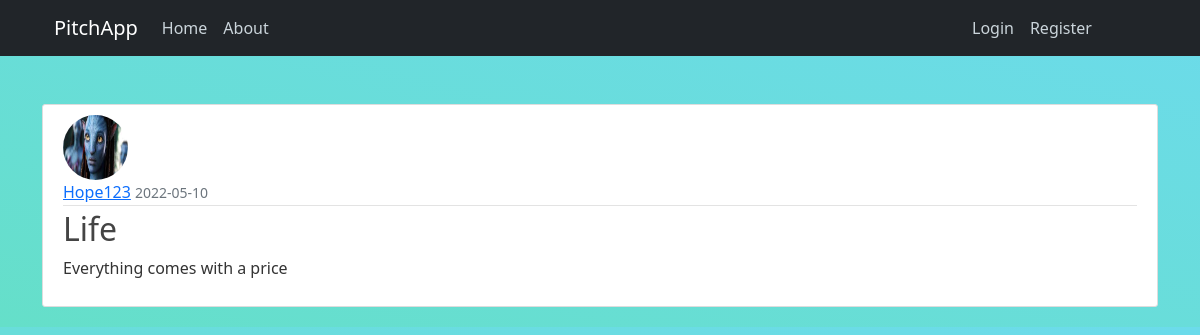
The app's page /post/4 with its own data.
### pitchapp/models.py (models this page shows, shortened)
class User(db.Model, UserMixin):
    id = db.Column(db.Integer, primary_key=True)
    username = db.Column(db.String(20), unique=True, nullable=False)
    email = db.Column(db.String(150), unique=True, nullable=False)
    image_file = db.Column(db.String(20), nullable=False, default='default.jpg')
    password = db.Column(db.String(70), nullable=False)
    posts = db.relationship('Post', backref='author', lazy=True)

class Post(db.Model):
    id = db.Column(db.Integer, primary_key=True)
    title = db.Column(db.String(120), nullable=False)
    date_posted = db.Column(db.DateTime, nullable=False, default=datetime.utcnow)
    content = db.Column(db.Text, nullable=False)
    user_id = db.Column(db.Integer, db.ForeignKey('user.id'), nullable=False)

### pitchapp/posts/routes.py (the view)
@posts.route('/post/<int:post_id>')
def post(post_id):
    post = Post.query.get_or_404(post_id)
    return render_template('post.html',title=post.title, post=post)

### pitchapp/templates/post.html (shortened to what this page needs)
{% extends "base.html" %} {% block content %}
<br>
<article class="media content-section">
    <img class="rounded-circle article-img"
        src="{{ url_for('static', filename='profile_picture/' + post.author.image_file) }}" alt="" />
    <div class="media-body">
        <div class="article-metadata">
            <a class="mr-2" href="#">{{ post.author.username }}</a>
            <small class="text-muted">{{ post.date_posted.strftime('%Y-%m-%d') }}</small>
        </div>
        <h2 class="article-title">{{ post.title }}</h2>
        <p class="article-content">{{ post.content }}</p>
    </div>
</article>
{% endblock content %}

### pitchapp/static/main.css (style rules this page uses)
body { background: linear-gradient(to right top,#65dfc9,#6cdbeb); color: #333333; margin-top: 5rem; }
h1, h2, h3, h4, h5, h6 { color: #444444; }
.content-section { background: #ffffff; padding: 10px 20px; border: 1px solid #dddddd; border-radius: 3px; margin-bottom: 20px; }
.article-title { color: #444444; }
.article-content { white-space: pre-line; }
.article-img { height: 65px; width: 65px; margin-right: 16px; }
.article-metadata { padding-bottom: 1px; margin-bottom: 4px; border-bottom: 1px solid #e3e3e3 }

### records on screen
User: image_file (placeholder picture), author.username "Hope123"
Post: date_posted "2022-05-10", title "Life", content "Everything comes with a price"
